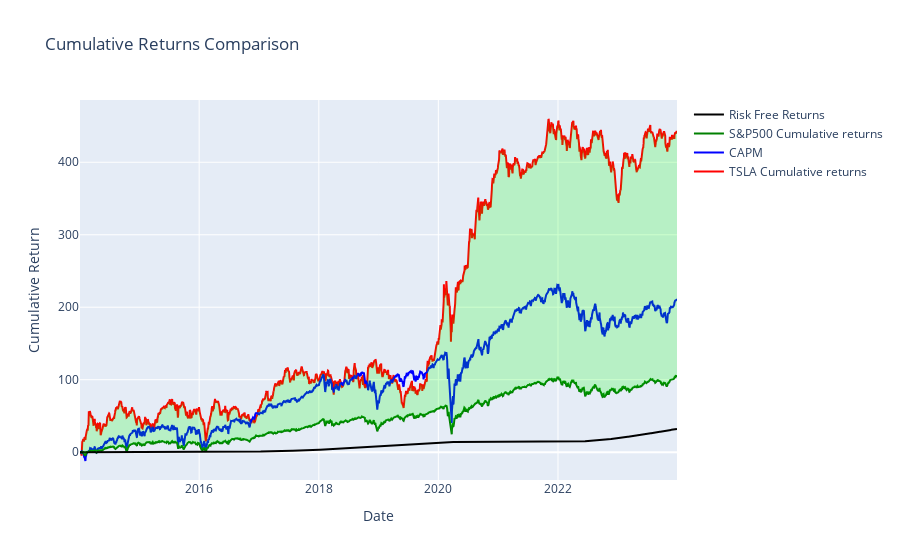

The notebook cell this image was saved under:
### Code cell
trace1 = go.Scatter(x=main['Date'], y=main[f'{tic}_cum_return'], mode='lines', name=f'{tic} Cumulative returns', line=dict(color='red'))

trace2 = go.Scatter(x=main['Date'], y=main['CAPM_cum'], mode='lines', name='CAPM', line=dict(color='blue'))
trace3 = go.Scatter(x=main['Date'], y=main['S&P500_cum_return'], mode='lines', name='S&P500 Cumulative returns', line=dict(color='green'))
trace4 = go.Scatter(x=main['Date'], y=main['cum_rf_rate'], mode='lines', name='Risk Free Returns', line=dict(color='black'))

# Create the figure
fig = go.Figure(data=[trace1, trace2, trace3, trace4])

# Fill between trace1 and trace3
fig.add_trace(go.Scatter(x=main['Date'], y=main[f'{tic}_cum_return'],
                         mode='lines', fill=None, showlegend=False,
                         line=dict(color='rgba(255,255,255,0)')))

fig.add_trace(go.Scatter(x=main['Date'], y=main['S&P500_cum_return'],
                         mode='lines', fill='tonexty', showlegend=False,
                         line=dict(color='green', width=0), fillcolor='rgba(0,255,0,0.2)'))



# Update layout
fig.update_layout(title='Cumulative Returns Comparison',
                  xaxis_title='Date',
                  yaxis_title='Cumulative Return',
                  hovermode='x unified')

fig.show()

### Figure 1 — Plotly figure (JSON) as saved in the notebook; plotly's stock layout.template omitted (floating-point values rounded to 4 significant figures; data arrays with more than 128 entries replaced by an {"elided": "..."} marker saying what was removed)
{"data": [{"line": {"color": "red"}, "mode": "lines", "name": "TSLA Cumulative returns", "type": "scatter", "x": {"elided": "2497 str values"}, "y": {"elided": "2497 float values"}}, {"line": {"color": "blue"}, "mode": "lines", "name": "CAPM", "type": "scatter", "x": {"elided": "2497 str values"}, "y": {"elided": "2497 float values"}}, {"line": {"color": "green"}, "mode": "lines", "name": "S&P500 Cumulative returns", "type": "scatter", "x": {"elided": "2497 str values"}, "y": {"elided": "2497 float values"}}, {"line": {"color": "black"}, "mode": "lines", "name": "Risk Free Returns", "type": "scatter", "x": {"elided": "2497 str values"}, "y": {"elided": "2497 float values"}}, {"line": {"color": "rgba(255,255,255,0)"}, "mode": "lines", "showlegend": false, "type": "scatter", "x": {"elided": "2497 str values"}, "y": {"elided": "2497 float values"}}, {"fill": "tonexty", "fillcolor": "rgba(0,255,0,0.2)", "line": {"color": "green", "width": 0}, "mode": "lines", "showlegend": false, "type": "scatter", "x": {"elided": "2497 str values"}, "y": {"elided": "2497 float values"}}], "layout": {"hovermode": "x unified", "title": {"text": "Cumulative Returns Comparison"}, "xaxis": {"title": {"text": "Date"}}, "yaxis": {"title": {"text": "Cumulative Return"}}}}
